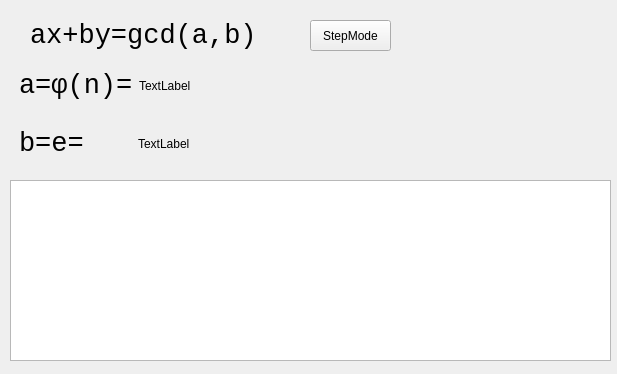
<?xml version="1.0" encoding="UTF-8"?>
<ui version="4.0">
 <class>Form_Divisonalgorithm</class>
 <widget class="QWidget" name="Form_Divisonalgorithm">
  <property name="geometry">
   <rect>
    <x>0</x>
    <y>0</y>
    <width>617</width>
    <height>374</height>
   </rect>
  </property>
  <property name="windowTitle">
   <string>辗转相除演示</string>
  </property>
  <widget class="QLabel" name="label">
   <property name="geometry">
    <rect>
     <x>30</x>
     <y>20</y>
     <width>241</width>
     <height>31</height>
    </rect>
   </property>
   <property name="font">
    <font>
     <family>Consolas</family>
     <pointsize>20</pointsize>
    </font>
   </property>
   <property name="text">
    <string>ax+by=gcd(a,b)</string>
   </property>
  </widget>
  <widget class="QWidget" name="verticalLayoutWidget">
   <property name="geometry">
    <rect>
     <x>19</x>
     <y>59</y>
     <width>231</width>
     <height>111</height>
    </rect>
   </property>
   <layout class="QVBoxLayout" name="verticalLayout">
    <property name="bottomMargin">
     <number>0</number>
    </property>
    <item>
     <layout class="QHBoxLayout" name="horizontalLayout">
      <property name="bottomMargin">
       <number>0</number>
      </property>
      <item>
       <widget class="QLabel" name="label_3">
        <property name="font">
         <font>
          <family>Consolas</family>
          <pointsize>20</pointsize>
         </font>
        </property>
        <property name="text">
         <string>a=φ(n)=</string>
        </property>
       </widget>
      </item>
      <item>
       <widget class="QLabel" name="label_a">
        <property name="text">
         <string>TextLabel</string>
        </property>
       </widget>
      </item>
     </layout>
    </item>
    <item>
     <layout class="QHBoxLayout" name="horizontalLayout_2">
      <property name="bottomMargin">
       <number>0</number>
      </property>
      <item>
       <widget class="QLabel" name="label_4">
        <property name="font">
         <font>
          <family>Consolas</family>
          <pointsize>20</pointsize>
         </font>
        </property>
        <property name="text">
         <string>b=e=</string>
        </property>
       </widget>
      </item>
      <item>
       <widget class="QLabel" name="label_b">
        <property name="text">
         <string>TextLabel</string>
        </property>
       </widget>
      </item>
     </layout>
    </item>
   </layout>
  </widget>
  <widget class="QTableWidget" name="tableWidget">
   <property name="geometry">
    <rect>
     <x>10</x>
     <y>180</y>
     <width>601</width>
     <height>181</height>
    </rect>
   </property>
  </widget>
  <widget class="QPushButton" name="pushButton">
   <property name="geometry">
    <rect>
     <x>310</x>
     <y>20</y>
     <width>81</width>
     <height>31</height>
    </rect>
   </property>
   <property name="text">
    <string>StepMode</string>
   </property>
  </widget>
 </widget>
 <resources/>
 <connections/>
</ui>
